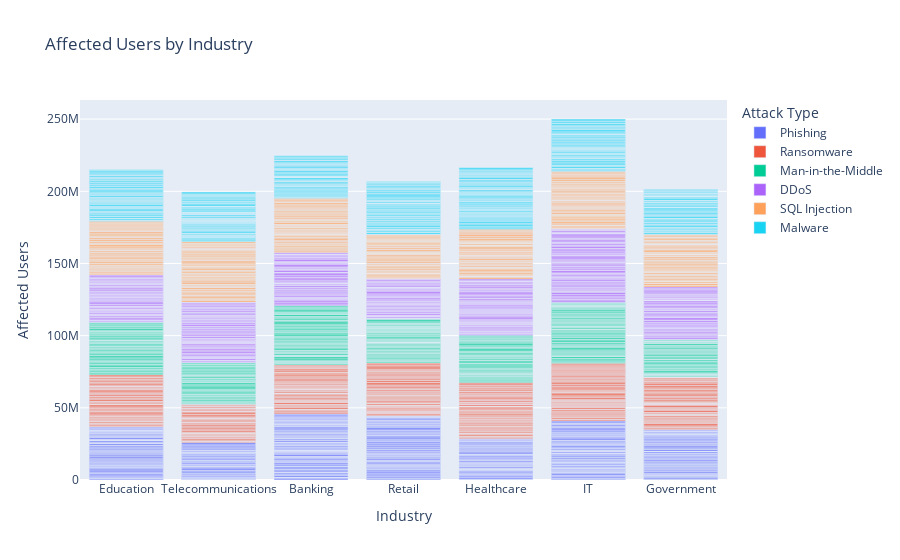
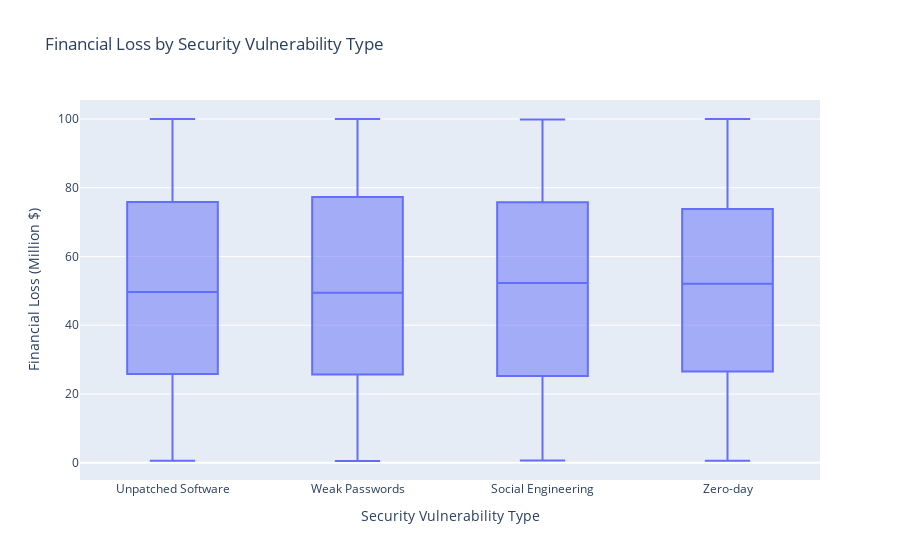
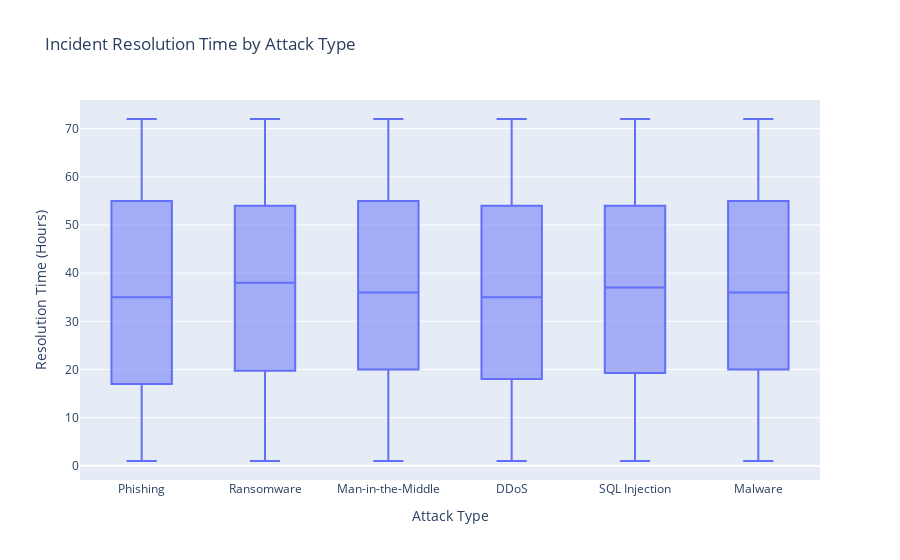

Source (notebook cell) for these figures, in order:
### Markdown cell above
* it clearly shows the correlation between DDOS and Phishing attacks prevalence on IT, Telecomm and Banking sectors respectively

### Code cell
# affected users by industry chart
fig = px.bar(cleaned_df, x='Target Industry', y='Number of Affected Users',
             title='Affected Users by Industry', color='Attack Type',
                labels={'Number of Affected Users': 'Affected Users', 'Target Industry': 'Industry'})
fig.update_layout(xaxis_title='Industry', yaxis_title='Affected Users')
fig.show()

# financial loss by security vulnerability type
fig = px.box(cleaned_df, x='Security Vulnerability Type', y='Financial Loss (in Million $)',
               title='Financial Loss by Security Vulnerability Type')
fig.update_layout(xaxis_title='Security Vulnerability Type', yaxis_title='Financial Loss (Million $)')
fig.show()

# incident resolution time by attack type
fig = px.box(cleaned_df, x='Attack Type', y='Incident Resolution Time (in Hours)',
               title='Incident Resolution Time by Attack Type')
fig.update_layout(xaxis_title='Attack Type', yaxis_title='Resolution Time (Hours)')
fig.show()

### Figure 1 — Plotly figure (JSON) as saved in the notebook; plotly's stock layout.template omitted (floating-point values rounded to 4 significant figures; data arrays with more than 128 entries replaced by an {"elided": "..."} marker saying what was removed)
{"data": [{"hovertemplate": "Attack Type=Phishing<br>Industry=%{x}<br>Affected Users=%{y}<extra></extra>", "legendgroup": "Phishing", "marker": {"color": "#636efa", "pattern": {"shape": ""}}, "name": "Phishing", "orientation": "v", "showlegend": true, "textposition": "auto", "type": "bar", "x": {"elided": "529 str values"}, "xaxis": "x", "y": {"elided": "529 int values"}, "yaxis": "y"}, {"hovertemplate": "Attack Type=Ransomware<br>Industry=%{x}<br>Affected Users=%{y}<extra></extra>", "legendgroup": "Ransomware", "marker": {"color": "#EF553B", "pattern": {"shape": ""}}, "name": "Ransomware", "orientation": "v", "showlegend": true, "textposition": "auto", "type": "bar", "x": {"elided": "493 str values"}, "xaxis": "x", "y": {"elided": "493 int values"}, "yaxis": "y"}, {"hovertemplate": "Attack Type=Man-in-the-Middle<br>Industry=%{x}<br>Affected Users=%{y}<extra></extra>", "legendgroup": "Man-in-the-Middle", "marker": {"color": "#00cc96", "pattern": {"shape": ""}}, "name": "Man-in-the-Middle", "orientation": "v", "showlegend": true, "textposition": "auto", "type": "bar", "x": {"elided": "459 str values"}, "xaxis": "x", "y": {"elided": "459 int values"}, "yaxis": "y"}, {"hovertemplate": "Attack Type=DDoS<br>Industry=%{x}<br>Affected Users=%{y}<extra></extra>", "legendgroup": "DDoS", "marker": {"color": "#ab63fa", "pattern": {"shape": ""}}, "name": "DDoS", "orientation": "v", "showlegend": true, "textposition": "auto", "type": "bar", "x": {"elided": "531 str values"}, "xaxis": "x", "y": {"elided": "531 int values"}, "yaxis": "y"}, {"hovertemplate": "Attack Type=SQL Injection<br>Industry=%{x}<br>Affected Users=%{y}<extra></extra>", "legendgroup": "SQL Injection", "marker": {"color": "#FFA15A", "pattern": {"shape": ""}}, "name": "SQL Injection", "orientation": "v", "showlegend": true, "textposition": "auto", "type": "bar", "x": {"elided": "503 str values"}, "xaxis": "x", "y": {"elided": "503 int values"}, "yaxis": "y"}, {"hovertemplate": "Attack Type=Malware<br>Industry=%{x}<br>Affected Users=%{y}<extra></extra>", "legendgroup": "Malware", "marker": {"color": "#19d3f3", "pattern": {"shape": ""}}, "name": "Malware", "orientation": "v", "showlegend": true, "textposition": "auto", "type": "bar", "x": {"elided": "485 str values"}, "xaxis": "x", "y": {"elided": "485 int values"}, "yaxis": "y"}], "layout": {"barmode": "relative", "legend": {"title": {"text": "Attack Type"}, "tracegroupgap": 0}, "title": {"text": "Affected Users by Industry"}, "xaxis": {"anchor": "y", "domain": [0, 1], "title": {"text": "Industry"}}, "yaxis": {"anchor": "x", "domain": [0, 1], "title": {"text": "Affected Users"}}}}

### Figure 2 — Plotly figure (JSON) as saved in the notebook; plotly's stock layout.template omitted (floating-point values rounded to 4 significant figures; data arrays with more than 128 entries replaced by an {"elided": "..."} marker saying what was removed)
{"data": [{"alignmentgroup": "True", "hovertemplate": "Security Vulnerability Type=%{x}<br>Financial Loss (in Million $)=%{y}<extra></extra>", "legendgroup": "", "marker": {"color": "#636efa"}, "name": "", "notched": false, "offsetgroup": "", "orientation": "v", "showlegend": false, "type": "box", "x": {"elided": "3000 str values"}, "x0": " ", "xaxis": "x", "y": {"elided": "3000 float values"}, "y0": " ", "yaxis": "y"}], "layout": {"boxmode": "group", "legend": {"tracegroupgap": 0}, "title": {"text": "Financial Loss by Security Vulnerability Type"}, "xaxis": {"anchor": "y", "domain": [0, 1], "title": {"text": "Security Vulnerability Type"}}, "yaxis": {"anchor": "x", "domain": [0, 1], "title": {"text": "Financial Loss (Million $)"}}}}

### Figure 3 — Plotly figure (JSON) as saved in the notebook; plotly's stock layout.template omitted (floating-point values rounded to 4 significant figures; data arrays with more than 128 entries replaced by an {"elided": "..."} marker saying what was removed)
{"data": [{"alignmentgroup": "True", "hovertemplate": "Attack Type=%{x}<br>Incident Resolution Time (in Hours)=%{y}<extra></extra>", "legendgroup": "", "marker": {"color": "#636efa"}, "name": "", "notched": false, "offsetgroup": "", "orientation": "v", "showlegend": false, "type": "box", "x": {"elided": "3000 str values"}, "x0": " ", "xaxis": "x", "y": {"elided": "3000 int values"}, "y0": " ", "yaxis": "y"}], "layout": {"boxmode": "group", "legend": {"tracegroupgap": 0}, "title": {"text": "Incident Resolution Time by Attack Type"}, "xaxis": {"anchor": "y", "domain": [0, 1], "title": {"text": "Attack Type"}}, "yaxis": {"anchor": "x", "domain": [0, 1], "title": {"text": "Resolution Time (Hours)"}}}}
